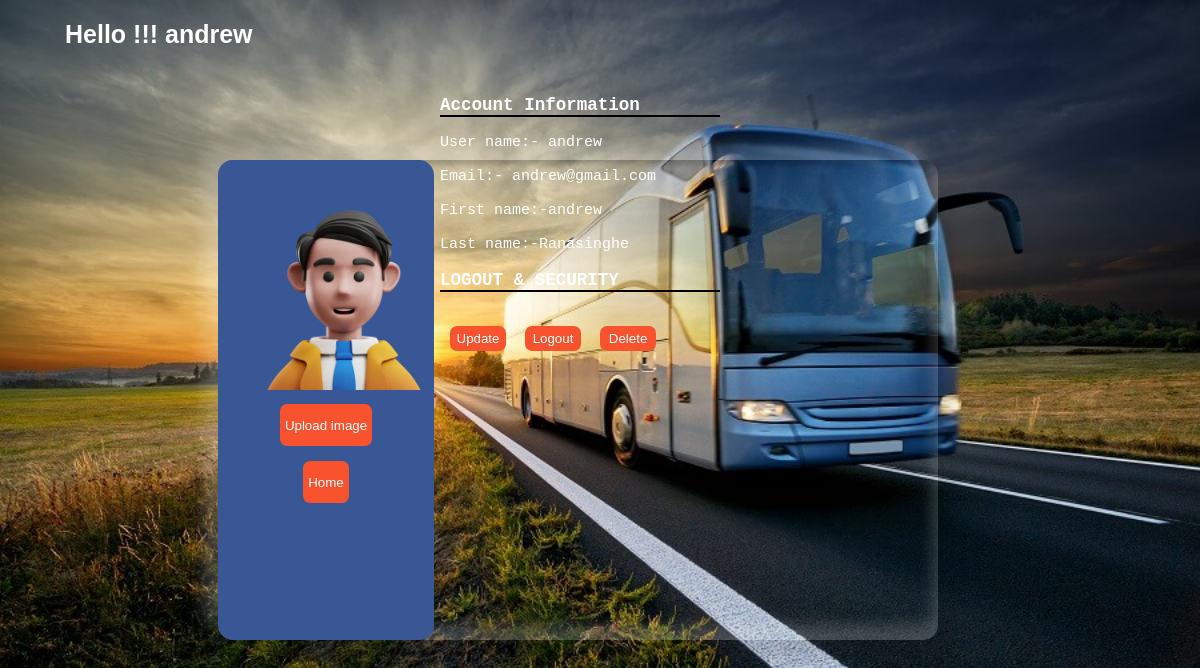
The app's page /profile.php (signed in) with its own data.
### tables this page shows
CREATE TABLE `users` (
  `id` int(11) NOT NULL,
  `user_id` bigint(25) NOT NULL,
  `First_Name` varchar(255) NOT NULL,
  `Last_Name` varchar(255) NOT NULL,
  `username` varchar(255) NOT NULL,
  `email` varchar(255) NOT NULL,
  `password` varchar(255) NOT NULL
);

### function.php (called while the page is built, shortened)
<?php
function check_login($conn)
{
	if(isset($_SESSION['user_id']))
	{
		$id = $_SESSION['user_id'];
		$query = "select * from users where user_id = '$id' limit 1";
		$result = mysqli_query($conn,$query);
		if($result && mysqli_num_rows($result) > 0)
		{
			$user_data = mysqli_fetch_assoc($result);
			return $user_data;
		}
	}
	die;
}
?>

### profile.php (the view, shortened to what this page needs)
<?php
    include("connection.php");
    include("function.php");
    $user_data = check_login($conn);
?>
<!DOCTYPE html>
<html>
<link rel="stylesheet" href="https://cdnjs.cloudflare.com/ajax/libs/font-awesome/6.1.1/css/all.min.css" />
<head>
<link rel="stylesheet" href="cssfile/sidebar.css">
</head>
<body >
          <div class="usern"><b><font color="#fff"> Hello !!! <?php echo $user_data['username'];?></font></b></div>
            <div class="wrapper">
              <div class="left">
                  <img src="image/Re.webp"alt="user" width="200">
                  <button class="btn4">Upload image </button><br>
                  <br>
                  <a href="viewBus.php"><button class="btn4">Home </button></a>
              </div>
              </div>
        <div class="right">
           <h3>Account Information</h3><hr/><br/>
                <p>User name:- <?php echo $user_data['username'];?>   </p><br>
                <p>Email:- <?php echo $user_data['email'];?> </p>
                <br>
                <p>First name:-<?php echo $user_data['First_Name'];?></p><br>
                <p>Last name:-<?php echo $user_data['Last_Name'];?></p><br>
                <h3>LOGOUT & SECURITY</h3><hr/><br>
                <br><a href="updateProfile.php?id=<?php echo $user_data['id'];?>">
                <button class="btn3">Update</button></a>
                <a href="logout.php">
                <button class="btn3">Logout</button></a>
                <a href="deleteProfile.php?id=<?php echo $user_data['id'];?>">
                <button class="btn3">Delete</button></a>
         </div>
</body>
</html>

### cssfile/sidebar.css (style rules this page uses)
* { margin: 0; padding: 0; list-style: none; text-decoration: none; }

### profile.php (style rules this page uses)
* { padding: 0; margin: 0; list-style: none; box-sizing: border-box; }
body { font-family: monospace; background-image: url(image/4.jpg); background-repeat: no-repeat; background-attachment: fixed; background-size: cover; }
.usern { font-size:25px; font-family: Arial; margin-top:20px; left: 50%; padding-left: 65px; width: 45%; }
.wrapper { position: absolute; top: 50%; left: 34%; height:60%; margin-left:170px ; border-radius: 15px; transform: translate(-50%,-50%); width: 60%; display: flex; box-shadow: -15px -15px 15px rgba(255, 255, 255, 0.2), 15px 15px 15px rgba(0, 0, 0, 0.1), inset -5px -15px 15px rgba(255, 255, 255, 0.2), inset 5px 5px 5px rgba(0, 0, 0, 0.2); }
.wrapper .left { width: 30%; background:#3A5795; padding: 30px 25px; border-top-left-radius: 5px; border-bottom-left-radius: 5px; text-align: center; color: #fff; border-radius: 15px; }
.wrapper .left img { border-radius: 5px; margin-bottom: 10px; }
.right { width: 80%; left: 10%; margin-top:46px; margin-right:auto; margin-left:auto; color: #fff; padding: 0px 200px; position: relative; font-size: 15px; }
hr { border:1px solid black; width: 50%; }
.btn3 { margin-left: 10px; padding: 5px; width: 10%; background-color:#F9522E; border: none; color: white; border-radius: 7px; }
.btn4 { background-color:#F9522E; border: none; color: white; border-radius: 7px; height: 10%; padding: 5px; }

### records on screen
users: username "andrew", email "andrew@gmail.com", First_Name "andrew", Last_Name "Ranasinghe"
